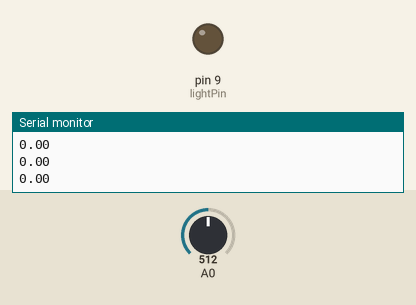
Bench run of a sketch on a simulated Arduino Uno, built with avr-gcc and run on an emulated ATmega328P. Parts: output pins drawn as LEDs (lit = HIGH), the last lines printed to the serial monitor. The inputs (shaded band) are chosen by the test bench; at power-on: A0 = 512.

Above: at 1.2 s.
1.3 s: A0 set to 536
2.8 s: A0 set to 555
4.3 s: A0 set to 579
5.8 s: A0 set to 596
7.3 s: A0 set to 511
At 7.78 s:
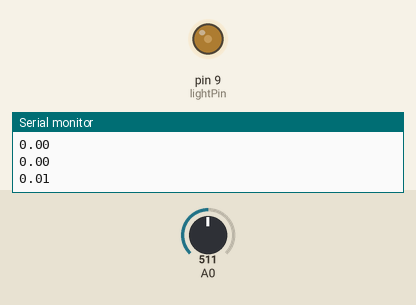
At 9.97 s:
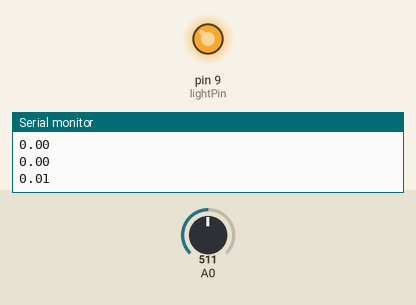
Timing chart, 0 to 11.3 s (numbered marks = the images above; inputs shaded):
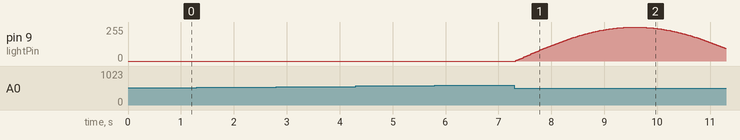

The sketch:

SimpleSineFade.ino
```cpp
// (licence header left out)
#define lightPin 9
#define potPin A1

#define smoothSteps 50 // Smooth steps (50 index's == 2.5 second smoothing with 50ms sampleWindow)
const int sampleWindow = 50; // Sample window width in mS (50 mS = 20Hz)

float voltArr[smoothSteps];
int voltArrIndex = 0;

unsigned int sample;

boolean fading;

void setup(){
  pinMode(lightPin, OUTPUT);
  Serial.begin(9600);
}

void loop(){
  fading = false;
  unsigned long startMillis= millis();  // Start of sample window

  //Mic listener 1 variables
  unsigned int peakToPeak = 0;   // peak-to-peak level
  unsigned int signalMax = 0;
  unsigned int signalMin = 1024;

  // collect data for 50 mS
  while (millis() - startMillis < sampleWindow)
  {
    //Mic 1
     sample = analogRead(0);
     if (sample < 1024)  // toss out spurious readings
     {
        if (sample > signalMax)
        {
           signalMax = sample;  // save just the max levels
        }
        else if (sample < signalMin)
        {
           signalMin = sample;  // save just the min levels
        }
     }
  }
  peakToPeak = signalMax - signalMin;  // max - min = peak-peak amplitude
  double volts = (peakToPeak * 3.3) / 1024;  // convert to volts

  double smoothedVolt = getSmoothedVolt(volts);
  Serial.println(smoothedVolt);

  if (volts > smoothedVolt + 0.1) {
    fading = true;
  }

  if (fading) {
    int potVal = 25;
    for(int i = 0; i<180; i++){
      //convert 0-360 angle to radian (needed for sin function)
      float rad = DEG_TO_RAD * i;

      //calculate sin of angle as number between 0 and 255
      int sinOut = constrain((sin(rad) * 255), 0, 255);
      analogWrite(lightPin, sinOut);

      delay(potVal);
    }
    analogWrite(lightPin, 0);
    fading = false;
  }
}

double getSmoothedVolt(double thisVolt) {
   //Set smoothing values
   voltArr[voltArrIndex] = thisVolt;
   voltArrIndex++;
   if (voltArrIndex == smoothSteps) {
     voltArrIndex = 0;
   }

   //Get smoothing values
   double totalVolts = 0.0;
   for (int i=0; i<smoothSteps; i++) {
      totalVolts += voltArr[i];
   }
   return totalVolts/smoothSteps;
}
```

Measured:
- after the input at 7.3 s, pin 9 (lightPin): rises from 0/255 to 255/255 in 2.2 s, then falls to 95/255 in 1.7 s
